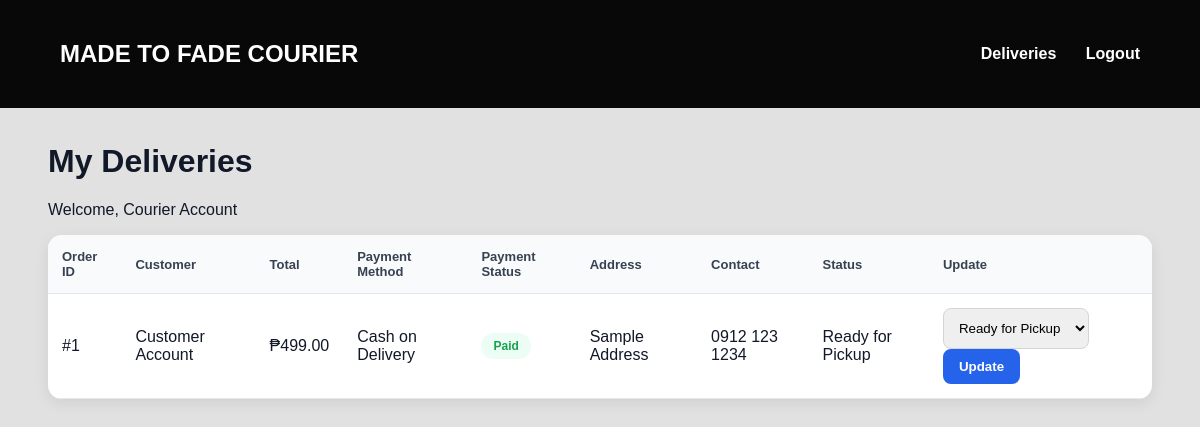
The page /courier/deliveries.php (signed in) on the database as committed earlier.
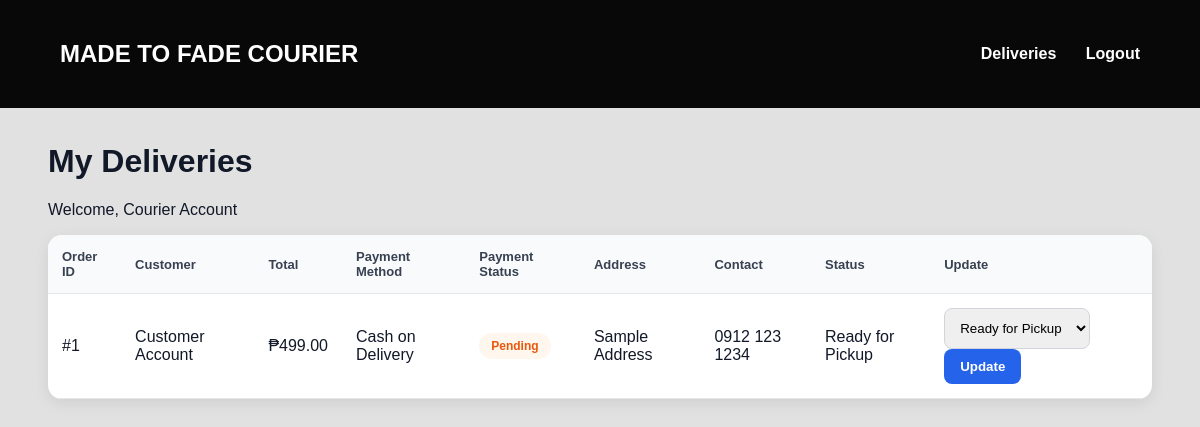
The same page on the database as committed later.
### tables this page shows
CREATE TABLE orders (
id INT AUTO_INCREMENT PRIMARY KEY,
customer_id INT,
courier_id INT,
total DECIMAL(10,2),
order_status VARCHAR(50),
delivery_status VARCHAR(50),
payment_method VARCHAR(50),
payment_status VARCHAR(50) DEFAULT 'Pending',
stock_deducted VARCHAR(10) DEFAULT 'No',
address VARCHAR(255),
contact_number VARCHAR(20),
date_created TIMESTAMP DEFAULT CURRENT_TIMESTAMP
);

CREATE TABLE users (
id INT AUTO_INCREMENT PRIMARY KEY,
fullname VARCHAR(100),
username VARCHAR(50) UNIQUE,
password VARCHAR(100),
role VARCHAR(20)
);

### courier/deliveries.php (the view, shortened to what this page needs)
<?php
include "../includes/config.php";
$courier_id = $_SESSION['user_id'];
$result = mysqli_query($conn,
"SELECT orders.*, users.fullname
 FROM orders
 JOIN users ON orders.customer_id = users.id
 WHERE orders.courier_id='$courier_id'
 ORDER BY orders.id DESC");
?>
<!DOCTYPE html>
<html>
<head>
    <link rel="stylesheet" href="../css/style.css">
</head>
<body>
<div class="navbar">
    <h2>MADE TO FADE COURIER</h2>
    <div>
        <a href="deliveries.php">Deliveries</a>
        <a href="../logout.php">Logout</a>
    </div>
</div>
<div class="admin-container">
<h1>My Deliveries</h1>
<p>Welcome, <?php echo $_SESSION['fullname']; ?></p>
<table>
<tr>
    <th>Order ID</th>
    <th>Customer</th>
    <th>Total</th>
    <th>Payment Method</th>
    <th>Payment Status</th>
    <th>Address</th>
    <th>Contact</th>
    <th>Status</th>
    <th>Update</th>
</tr>
<?php while($row = mysqli_fetch_assoc($result)){ ?>
<tr>
    <td>#<?php echo $row['id']; ?></td>
    <td><?php echo $row['fullname']; ?></td>
    <td>₱<?php echo $row['total']; ?></td>
    <td><?php echo $row['payment_method']; ?></td>
    <td>
        <span class="status <?php echo $row['payment_status'] == 'Paid' ? 'completed' : 'pending'; ?>">
            <?php echo $row['payment_status']; ?>
        </span>
    </td>
    <td><?php echo $row['address']; ?></td>
    <td><?php echo $row['contact_number']; ?></td>
    <td><?php echo $row['delivery_status']; ?></td>
    <td>
        <form method="POST">
            <select name="delivery_status">
                <option value="Ready for Pickup">
                    Ready for Pickup
                </option>
            </select>
            <button type="submit"
                    name="update"
                    class="btn">
                Update
            </button>
        </form>
    </td>
</tr>
<?php } ?>
</table>
</div>
</body>
</html>

Rows that differ between the two databases and show on the page:
changed orders "Cash on Delivery": payment_status "Paid" → "Pending"
